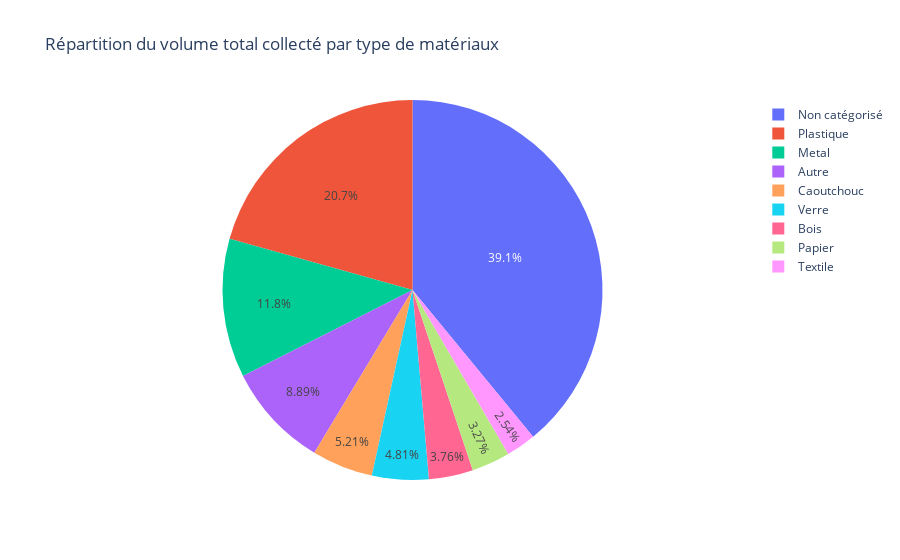

Here is the notebook cell this chart was saved with:
### Code cell
#En ajoutant le volume non catégorisé :
non_cat = {"Type_matériau" : "Non catégorisé", "Volume_Litres" : volume_non_categorise}
df_group_mat_complet = pd.concat([df_group_mat, pd.DataFrame(non_cat, index= [len(df_group_mat)])], axis = 0, ignore_index=True)

fig = px.pie(df_group_mat_complet, values='Volume_Litres', names='Type_matériau', title="Répartition du volume total collecté par type de matériaux")
fig.show()

### Figure 1 — Plotly figure (JSON) as saved in the notebook; plotly's stock layout.template omitted (floating-point values rounded to 4 significant figures)
{"data": [{"domain": {"x": [0, 1], "y": [0, 1]}, "hovertemplate": "Type_matériau=%{label}<br>Volume_Litres=%{value}<extra></extra>", "labels": ["Plastique", "Metal", "Autre", "Caoutchouc", "Verre", "Bois", "Papier", "Textile", "Non catégorisé"], "legendgroup": "", "name": "", "showlegend": true, "type": "pie", "values": [768100.0, 439200.0, 330700.0, 193700.0, 179000.0, 139900.0, 121500.0, 94320.0, 1452000.0]}], "layout": {"legend": {"tracegroupgap": 0}, "title": {"text": "Répartition du volume total collecté par type de matériaux"}}}
